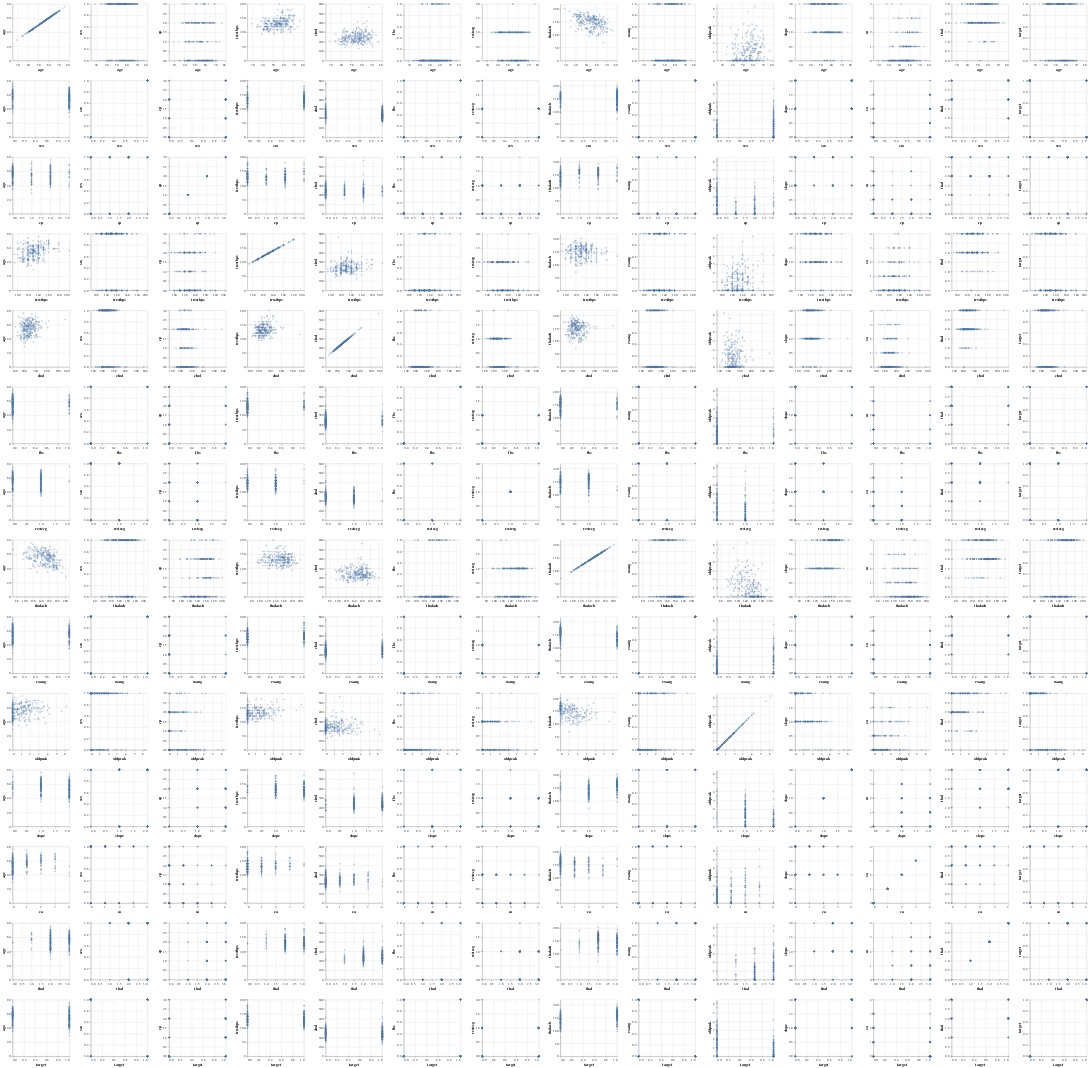

Notebook source saved alongside this figure:
### Code cell
# Plotting the correlations
cols = train_df.columns.tolist()

corr_viz = alt.Chart(train_df).mark_point(opacity=0.4, size=10).encode(
    x=alt.X(alt.repeat("row"), type='quantitative', scale=alt.Scale(zero=False)),
    y=alt.Y(alt.repeat("column"), type='quantitative')
).properties(
    height=170,
    width=170
).repeat(
    column=cols,
    row=cols
)
corr_viz

### Figure 1 — Vega-Lite specification as saved in the notebook (floating-point values rounded to 4 significant figures; data arrays with more than 128 entries replaced by an {"elided": "..."} marker saying what was removed)
{"config": {"view": {"continuousWidth": 400, "continuousHeight": 300}}, "repeat": {"column": ["age", "sex", "cp", "trestbps", "chol", "fbs", "restecg", "thalach", "exang", "oldpeak", "slope", "ca", "thal", "target"], "row": ["age", "sex", "cp", "trestbps", "chol", "fbs", "restecg", "thalach", "exang", "oldpeak", "slope", "ca", "thal", "target"]}, "spec": {"data": {"name": "data-04a3e83bc2ba827c958ea3d4b04c6faf"}, "mark": {"type": "point", "opacity": 0.4, "size": 10}, "encoding": {"x": {"field": {"repeat": "row"}, "scale": {"zero": false}, "type": "quantitative"}, "y": {"field": {"repeat": "column"}, "type": "quantitative"}}, "height": 170, "width": 170}, "$schema": "https://vega.github.io/schema/vega-lite/v4.17.0.json", "datasets": {"data-04a3e83bc2ba827c958ea3d4b04c6faf": {"elided": "242 records"}}}
